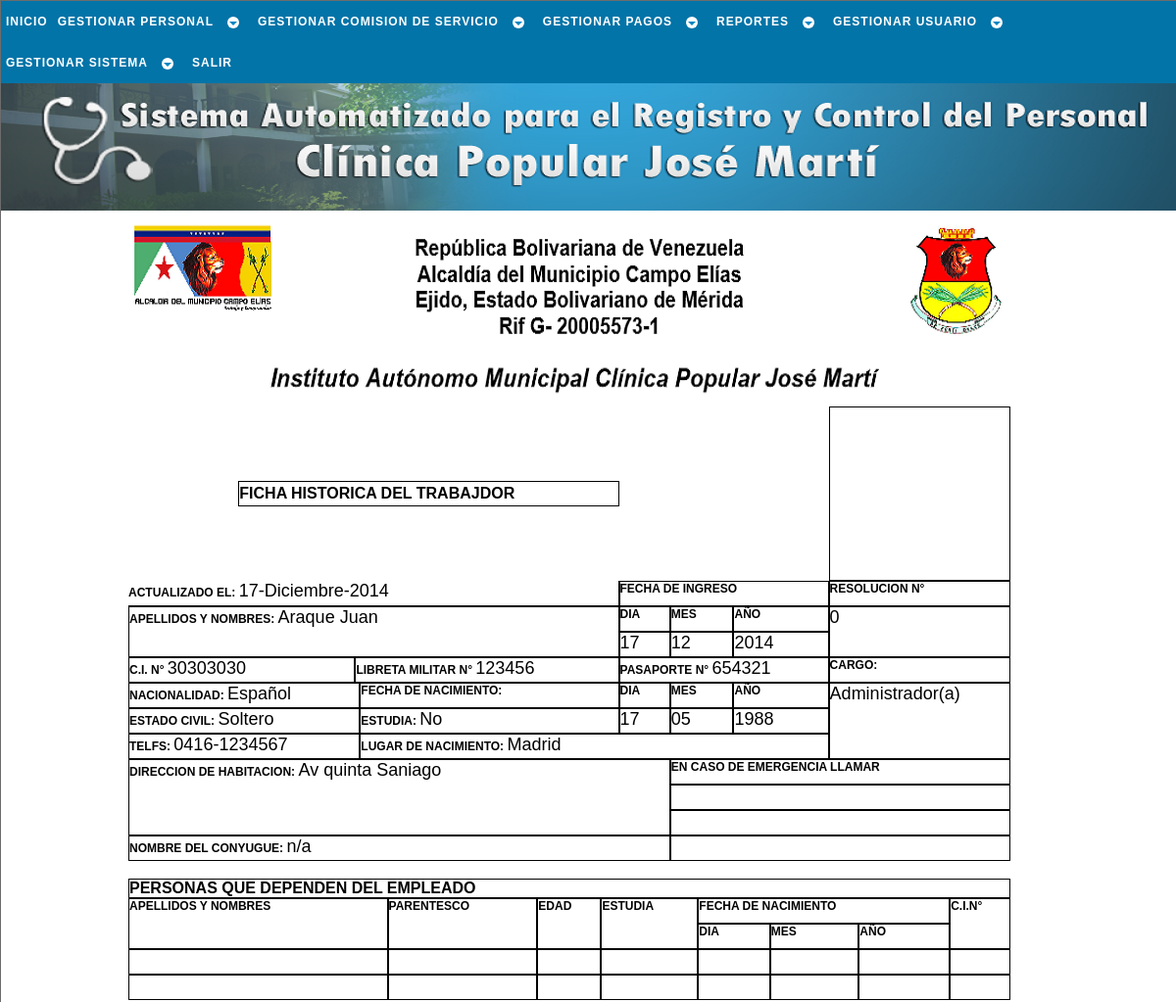
Before: /php/reporte/ficha_trbj.php?c=30303030 (signed in, upper part) with the older database file.
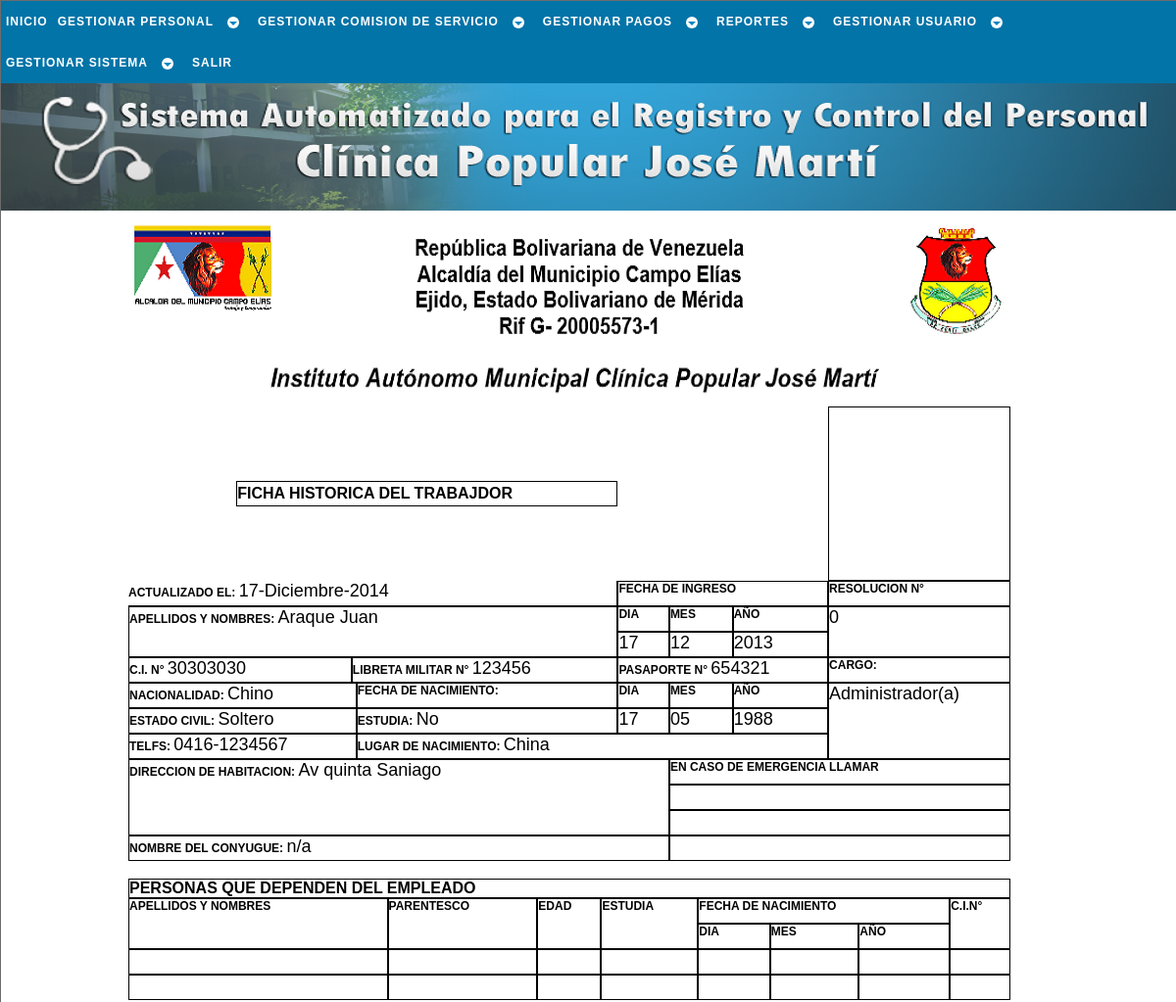
After: the same page with the newer database file.
### tables this page shows
CREATE TABLE `trabajador` (
  `cedula` int(12) NOT NULL,
  `nombre` varchar(30) NOT NULL,
  `apellido` varchar(30) NOT NULL,
  `ciudadania` varchar(15) NOT NULL,
  `pasaporte` varchar(30) NOT NULL,
  `libreta_militr` varchar(30) NOT NULL,
  `fe_nac` date NOT NULL,
  `lug_nac` varchar(30) NOT NULL,
  `est_civil` varchar(15) NOT NULL,
  `nconyugue` varchar(50) NOT NULL,
  `estudia` int(1) NOT NULL,
  `direccion` varchar(50) NOT NULL,
  `telefono` varchar(12) NOT NULL,
  `estado` tinyint(1) NOT NULL,
  `actualizado` date NOT NULL,
  PRIMARY KEY (`cedula`)
);

CREATE TABLE `laboral` (
  `cedula` int(12) NOT NULL,
  `sueldo_mensual` decimal(7,2) NOT NULL,
  `fecha_ingreso` date NOT NULL,
  `condicion` varchar(10) NOT NULL,
  `cargo` varchar(23) NOT NULL,
  `rango` varchar(22) NOT NULL,
  `area_desemp` varchar(14) NOT NULL,
  `resolucion` varchar(40) NOT NULL,
  `ley` varchar(5) NOT NULL,
  PRIMARY KEY (`cedula`),
  CONSTRAINT `laboral_ibfk_1` FOREIGN KEY (`cedula`) REFERENCES `trabajador` (`cedula`) ON UPDATE CASCADE
);

CREATE TABLE `uniforme` (
  `cedula` int(12) NOT NULL,
  `camisa` varchar(2) NOT NULL,
  `pantalon` int(2) NOT NULL,
  `calzado` int(2) NOT NULL,
  PRIMARY KEY (`cedula`),
  CONSTRAINT `uniforme_ibfk_1` FOREIGN KEY (`cedula`) REFERENCES `trabajador` (`cedula`) ON UPDATE CASCADE
);

### php/_sql/conslt_trabj_sql.php (called while the page is built, shortened)
<?php
	function conslt_completa_trb($cnx_bd){
		$cedula = $_GET['c'];
		$sql = "SELECT *
				  FROM trabajador
				  JOIN laboral ON laboral.cedula = trabajador.cedula
				  JOIN estudios ON estudios.cedula = trabajador.cedula
				  JOIN documentos ON documentos.cedula = trabajador.cedula
				  JOIN uniforme ON uniforme.cedula = trabajador.cedula
				  WHERE trabajador.cedula = '$cedula'";
		$resultado = $cnx_bd -> query($sql);
		return $resultado;
	}
	function conslt_referencia($cnx_bd){
		$cedula = $_GET['c'];
		$sql = "SELECT * FROM referencia_personal WHERE cedula = '$cedula'";
		$resultado = $cnx_bd -> query($sql);
		return $resultado;
	}
?>

### php/reporte/ficha_trbj.php (the view, shortened to what the changed rows need)
<!DOCTYPE html PUBLIC "-//W3C//DTD XHTML 1.1//EN" "http://www.w3.org/TR/xhtml11/DTD/xhtml11.dtd" />
<html xmlns="http://www.w3.org/1999/xhtml" xml:lang="es" lang="es" dir="ltr">
	<head>
		<link rel="stylesheet" href="../../css/estilo.css" type="text/css" media="screen" />
		<link rel="stylesheet" href="../../css/reporte.css" type="text/css" media="screen" />
	</head>
	<body>
		<div id="cuerpo">
			<div id="pagina">
				<?php
					$cnx_bd = conexion();
					include('../_sql/conslt_trabj_sql.php');
					$resultado = conslt_completa_trb($cnx_bd);
					$referencia = conslt_referencia($cnx_bd);
					$fila = $resultado -> fetch_object();
					list($ai,$mi,$di) = explode("-",$fila -> fecha_ingreso);
					if ($fila -> estudia == 1) $estudia = 'Si';
					else $estudia = 'No';
				?>
				<div id="ficha">
					<table class="cel_vaci">
						<tr>
							<th colspan="3">FICHA HISTORICA DEL TRABAJDOR</th>
						</tr>
						<tr>
							<td colspan="4" rowspan="2"><b>APELLIDOS Y NOMBRES:</b> <span class="dato"><?=$fila -> apellido.' '.$fila -> nombre?></span></td>
							<td rowspan="2"><span class="dato"><?=$fila -> resolucion?></span></td>
						</tr>
						<tr>
							<td><span class="dato"><?=$ai?></span></td>
						</tr>
						<tr>
							<td colspan="2"><b>C.I. N°</b> <span class="dato"><?=$fila -> cedula?></span></td>
							<td colspan="2"><b>LIBRETA MILITAR N°</b> <span class="dato"><?=$fila -> libreta_militr?></span></td>
							<td colspan="3"><b>PASAPORTE N°</b> <span class="dato"><?=$fila -> pasaporte?></span></td>
						</tr>
						<tr>
							<td colspan="3"><b>NACIONALIDAD:</b> <span class="dato"><?=$fila -> ciudadania?></span></td>
							<td rowspan="3"><span class="dato"><?=$fila -> cargo?></span></td>
						</tr>
						<tr>
							<td colspan="3"><b>ESTADO CIVIL:</b> <span class="dato"><?=$fila -> est_civil?></span></td>
							<td><b>ESTUDIA:</b> <span class="dato"><?=$estudia?></span></td>
						</tr>
						<tr>
							<td colspan="3"><b>TELFS:</b> <span class="dato"><?=$fila -> telefono?></span></td>
							<td colspan="4"><b>LUGAR DE NACIMIENTO:</b> <span class="dato"><?=$fila -> lug_nac?></span></td>
						</tr>
						<tr>
							<td colspan="5" rowspan="3"><b>DIRECCION DE HABITACION:</b> <span class="dato"><?=$fila -> direccion?></span></td>
						</tr>
						<tr>
							<td colspan="5"><b>NOMBRE DEL CONYUGUE:</b> <span class="dato"><?=$fila -> nconyugue?></span></td>
						</tr>
					</table>
					<br />
					<table class="cel_vaci">
						<tr>
							<th colspan="13">PERSONAS QUE DEPENDEN DEL EMPLEADO</th>
						</tr>
					</table>
					<br />
					<br />
					<br />
					<br />
					<br />
					<br />
					<br />
					<br />
					<br />
					<br />
					<br />
				</div>
			</div>
		</div>
	</body>
</html>

Changed rows visible on the page:
changed trabajador "Araque": ciudadania "Español" → "Chino"; lug_nac "Madrid" → "China"
Other visible differences:
$ai: "2014" → "2013"
